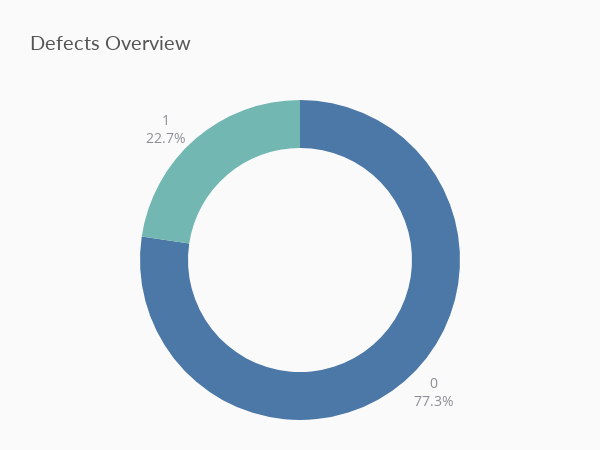
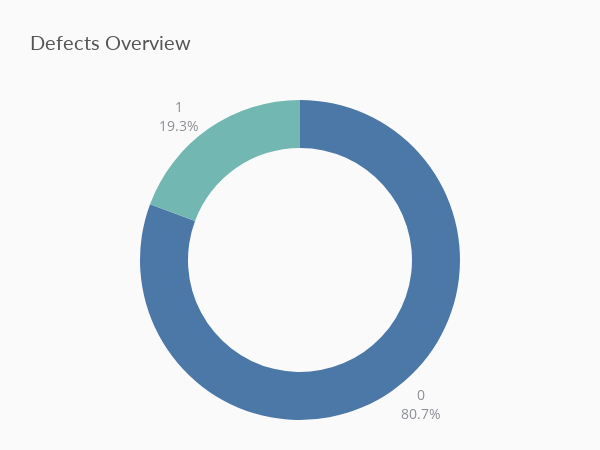

The notebook cell these images were saved under, in order:
### Markdown cell above
Using plotly, we plot as a pie the distribution of the target:

### Code cell
from plotly.offline import init_notebook_mode, iplot

init_notebook_mode(connected=True)  
fig2 = px.pie(train, names='defects', 
             height=450, width=600, 
             hole=0.7, 
             title='Defects Overview',
                   color_discrete_sequence=['#4c78a8', '#72b7b2'])
fig2.update_traces(hovertemplate=None, textposition='outside', textinfo='percent+label', rotation=0)
fig2.update_layout(margin=dict(t=100, b=30, l=0, r=0), showlegend=False,
                        plot_bgcolor='#fafafa', paper_bgcolor='#fafafa',
                        title_font=dict(size=20, color='#555', family="Lato, sans-serif"),
                        font=dict(size=14, color='#8a8d93'),
                        hoverlabel=dict(bgcolor="#444", font_size=13, font_family="Lato, sans-serif"))
fig2.show()

fig2 = px.pie(original, names='defects', 
             height=450, width=600, 
             hole=0.7, 
             title='Defects Overview',
                   color_discrete_sequence=['#4c78a8', '#72b7b2'])
fig2.update_traces(hovertemplate=None, textposition='outside', textinfo='percent+label', rotation=0)
fig2.update_layout(margin=dict(t=100, b=30, l=0, r=0), showlegend=False,
                        plot_bgcolor='#fafafa', paper_bgcolor='#fafafa',
                        title_font=dict(size=20, color='#555', family="Lato, sans-serif"),
                        font=dict(size=14, color='#8a8d93'),
                        hoverlabel=dict(bgcolor="#444", font_size=13, font_family="Lato, sans-serif"))
fig2.show()

### Figure 1 — Plotly figure (JSON) as saved in the notebook; plotly's stock layout.template omitted (floating-point values rounded to 4 significant figures; data arrays with more than 128 entries replaced by an {"elided": "..."} marker saying what was removed)
{"data": [{"domain": {"x": [0, 1], "y": [0, 1]}, "hole": 0.7, "labels": {"elided": "101763 int values"}, "legendgroup": "", "name": "", "rotation": 0, "showlegend": true, "textinfo": "percent+label", "textposition": "outside", "type": "pie"}], "layout": {"font": {"color": "#8a8d93", "size": 14}, "height": 450, "hoverlabel": {"bgcolor": "#444", "font": {"family": "Lato, sans-serif", "size": 13}}, "legend": {"tracegroupgap": 0}, "margin": {"b": 30, "l": 0, "r": 0, "t": 100}, "paper_bgcolor": "#fafafa", "piecolorway": ["#4c78a8", "#72b7b2"], "plot_bgcolor": "#fafafa", "showlegend": false, "title": {"font": {"color": "#555", "family": "Lato, sans-serif", "size": 20}, "text": "Defects Overview"}, "width": 600}}

### Figure 2 — Plotly figure (JSON) as saved in the notebook; plotly's stock layout.template omitted (floating-point values rounded to 4 significant figures; data arrays with more than 128 entries replaced by an {"elided": "..."} marker saying what was removed)
{"data": [{"domain": {"x": [0, 1], "y": [0, 1]}, "hole": 0.7, "labels": {"elided": "10880 int values"}, "legendgroup": "", "name": "", "rotation": 0, "showlegend": true, "textinfo": "percent+label", "textposition": "outside", "type": "pie"}], "layout": {"font": {"color": "#8a8d93", "size": 14}, "height": 450, "hoverlabel": {"bgcolor": "#444", "font": {"family": "Lato, sans-serif", "size": 13}}, "legend": {"tracegroupgap": 0}, "margin": {"b": 30, "l": 0, "r": 0, "t": 100}, "paper_bgcolor": "#fafafa", "piecolorway": ["#4c78a8", "#72b7b2"], "plot_bgcolor": "#fafafa", "showlegend": false, "title": {"font": {"color": "#555", "family": "Lato, sans-serif", "size": 20}, "text": "Defects Overview"}, "width": 600}}
